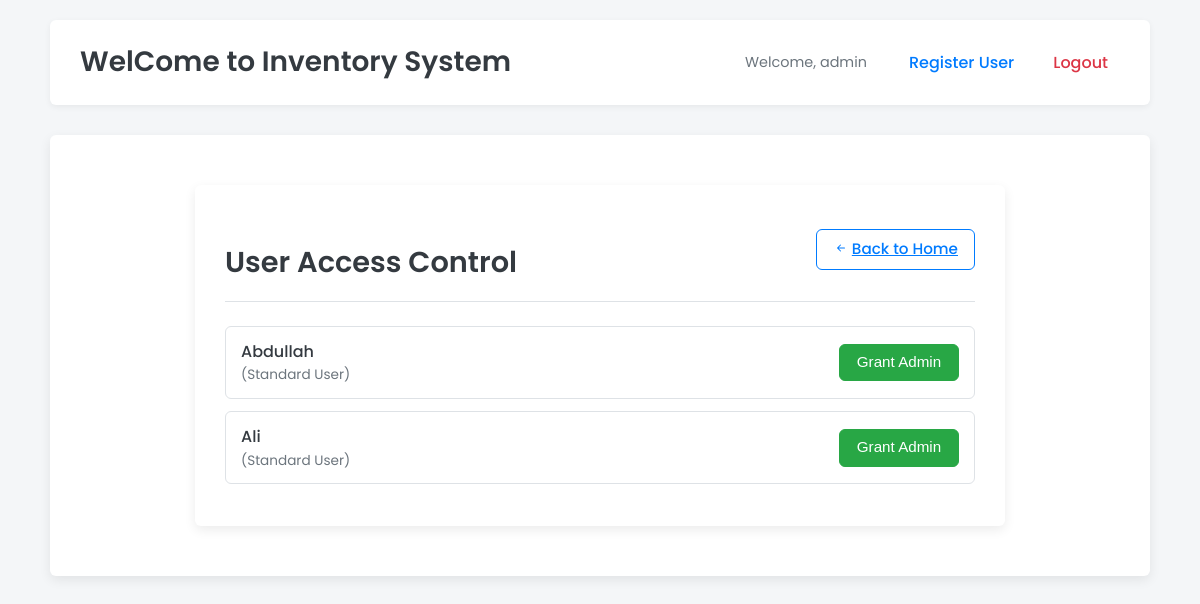
The app's page /grant_access (signed in), older data.
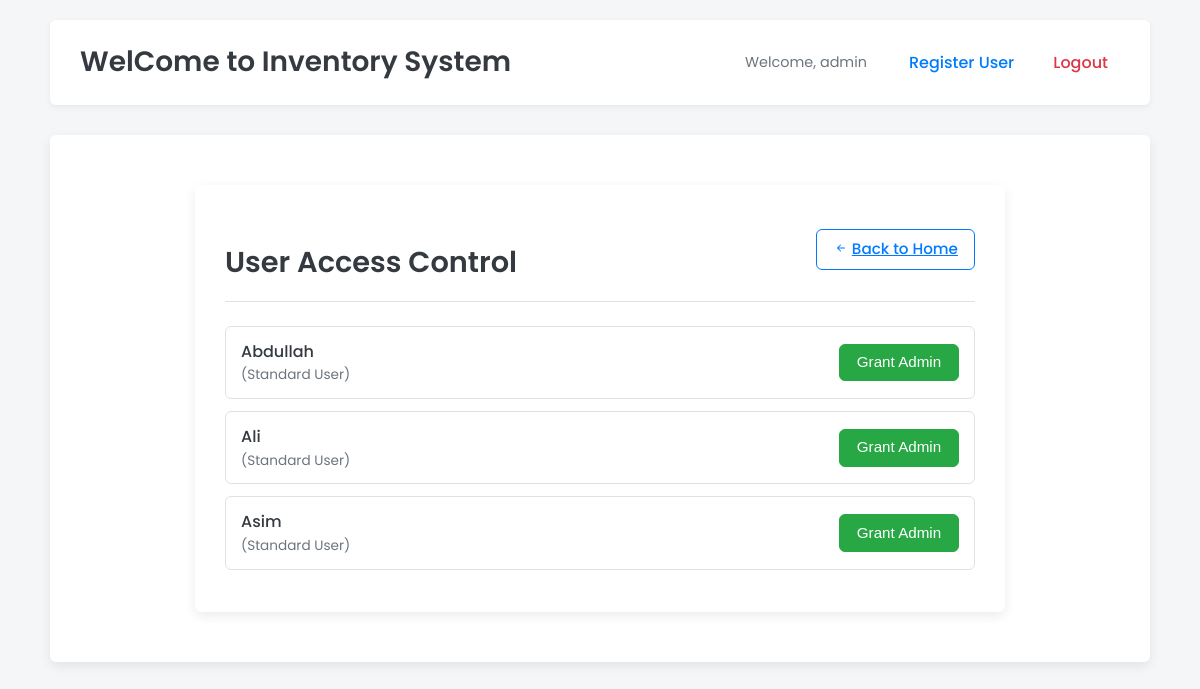
The same page, newer data.
### model.py (models this page shows)
class User(Base):
    __tablename__ = "users"
    id = Column(Integer, primary_key=True, index=True)
    username = Column(String, unique=True, index=True)
    nickname = Column(String, nullable=True)
    email = Column(String, unique=True, index=True)
    hashed_password = Column(String)

### main.py (the view)
@app.get("/grant_access", response_class=HTMLResponse)
def access_ui(request: Request, db: Session = Depends(get_db)):
    if request.cookies.get("user") != "admin":
        return RedirectResponse(url="/")
    users = db.query(model.User).filter(model.User.username != "admin").all()
    return templates.TemplateResponse("user_access.html", {"request": request, "users": users})

### templates/user_access.html (shortened to what this page needs)
{% extends "main.html" %}
{% block content %}
<div class="access-control-container">
  <div class="page-header-flex">
    <h2 class="page-title mb-0">User Access Control</h2>
    <a href="/" class="btn btn-outline-primary">
        Back to Home
    </a>
  </div>
  <div class="user-list">
    {% if users %}
      {% for user_obj in users %} <form method="post" action="" class="user-row">
        <div class="user-info">
          <span class="username">{{ user_obj.username }}</span>
          {% if user_obj.nickname == "admin" %}
            <span class="role-indicator role-admin">(Administrator)</span>
          {% else %}
            <span class="role-indicator">(Standard User)</span>
          {% endif %}
        </div>
        {% if user_obj.username == request.cookies.get("user") and user_obj.nickname == "admin" %} <button type="button" class="btn btn-disabled" disabled>Cannot Modify Self</button>
        {% elif user_obj.nickname == "admin" %}
          <button type="submit" name="action" value="remove_admin" class="btn btn-remove">Remove Admin</button>
        {% else %}
          <button type="submit" name="action" value="grant_admin" class="btn btn-grant">Grant Admin</button>
        {% endif %}
      </form>
      {% endfor %}
    {% else %}
      <p class="text-center text-muted">No users found to manage.</p>
    {% endif %}
  </div>
</div>
{% endblock %}

Row changes from the older to the newer data that the page shows:
added User: username "Asim", shows "(Standard User)", shows "Grant Admin"
